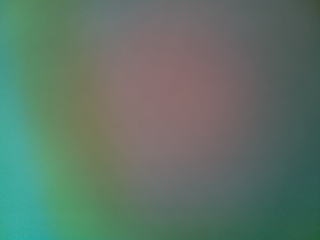
#> input picture facetest/Window/frame.jpg, 320 x 240 px
$ python 1.py
#> lines starting #> are read from the running program, lines starting #| are printed output that depends on the picture
import numpy as np
import cv2
while True:
    img = cv2.imread('frame.jpg',0)
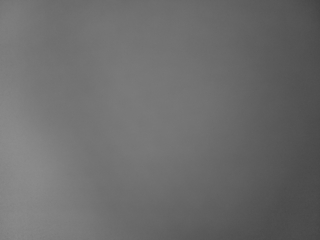
#> img: shape (240, 320); min 68, max 141, mean 108.3
    cv2.imshow('image',img)
    k = cv2.waitKey(0)
#> (key Esc is pressed here)
